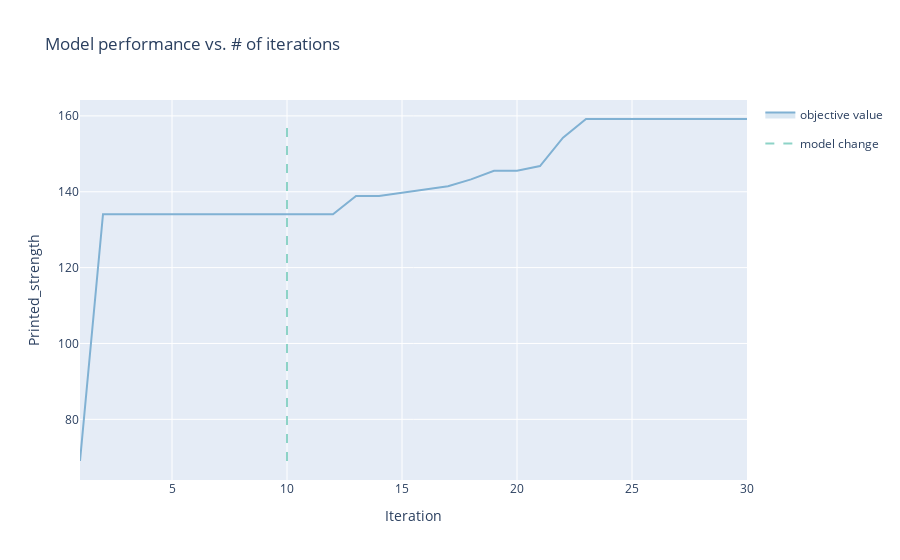

Source (notebook cell):
### Markdown cell above
### Plotting Optimization Performance

We can plot the performance of our optmization loop to see how the optimization task progressed as a function of iteration count.

We observe that our initial sobol trials were were extremely helpful in finding a good starting region for the gaussian process model.

### Code cell
from ax.utils.notebook.plotting import init_notebook_plotting, render

render(ax_client.get_optimization_trace())
